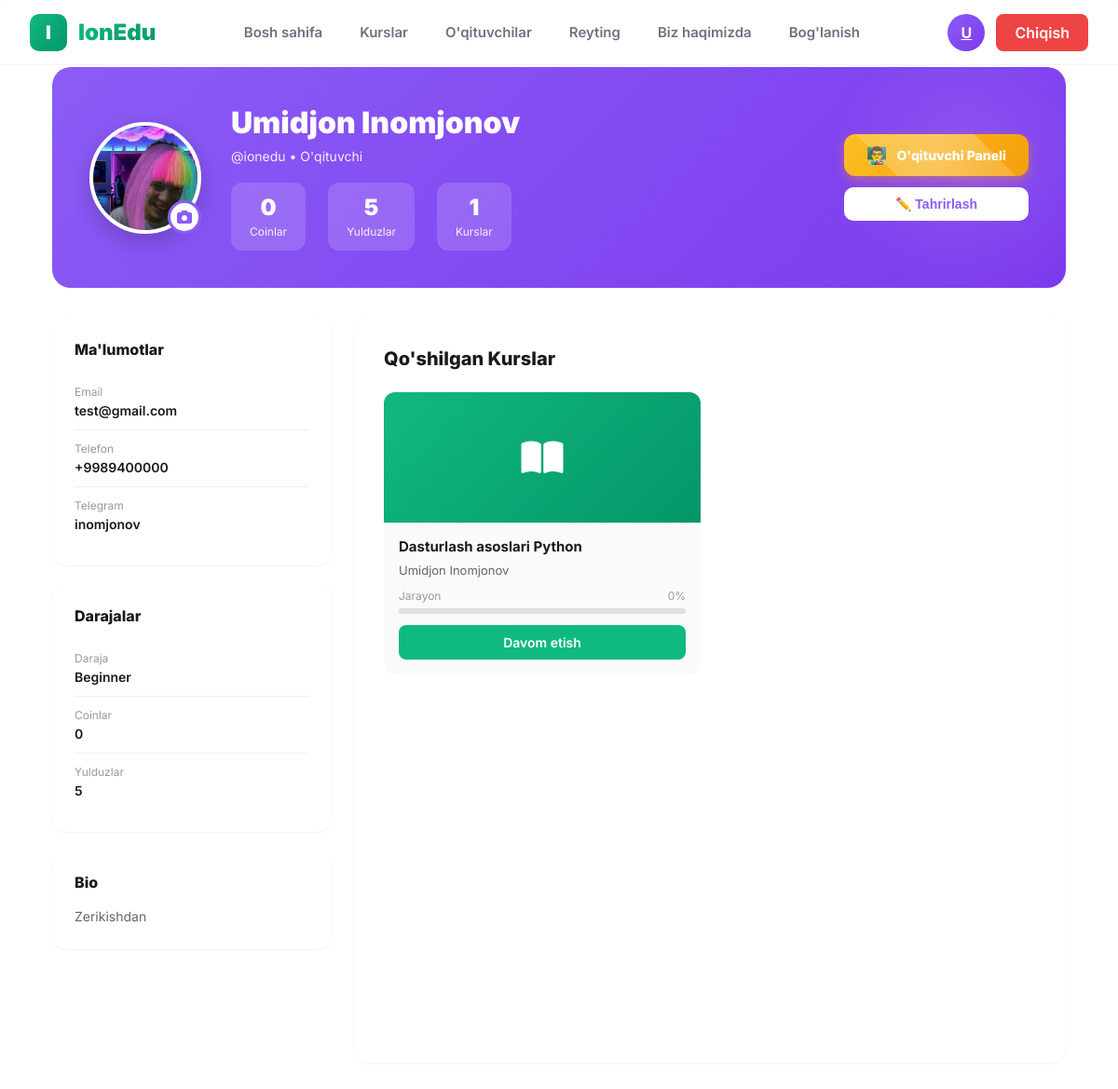
/profile/ (signed in), run on the app's committed database.
### front/models.py (models this page shows, shortened)
class CustomUser(AbstractUser):
    user_type = models.CharField(max_length=10, choices=UserType.choices, default=UserType.STUDENT)
    bio = models.TextField(blank=True, null=True)
    profile_picture = models.ImageField(upload_to='profile_pics/', blank=True, null=True)
    date_of_birth = models.DateField(blank=True, null=True)
    telegram_username = models.CharField(max_length=50, blank=True, null=True)
    phone_number = models.CharField(max_length=20, blank=True, null=True)
    coins = models.PositiveIntegerField(default=0)
    stars = models.PositiveSmallIntegerField(default=0)
    level = models.CharField(max_length=15, choices=UserLevel.choices, default=UserLevel.BEGINNER)
    rating = models.FloatField(default=0.0, validators=[MinValueValidator(0.0), MaxValueValidator(5.0)])
    total_ratings = models.PositiveIntegerField(default=0)
    specialization = models.CharField(max_length=255, blank=True, null=True)
    experience_years = models.PositiveIntegerField(default=0)
    created_at = models.DateTimeField(auto_now_add=True)
    class Meta:
        indexes = [
            models.Index(fields=["user_type"]),
            models.Index(fields=["level"]),
            models.Index(fields=["rating"])
        ]
        verbose_name = "Foydalanuvchi"
        verbose_name_plural = "Foydalanuvchilar"

class CourseStudent(models.Model):
    user = models.ForeignKey(CustomUser, on_delete=models.CASCADE, related_name='enrolled_courses')
    course = models.ForeignKey(Course, on_delete=models.CASCADE, related_name='students')
    enrolled_at = models.DateTimeField(auto_now_add=True)
    class Meta:
        unique_together = ('user', 'course')
        indexes = [models.Index(fields=['course']), models.Index(fields=['user'])]
        verbose_name = "Kurs talaba"
        verbose_name_plural = "Kurs talabalar"

class Course(models.Model):
    TYPE_OPEN = 'open'
    TYPE_CLOSED = 'closed'
    TYPE_CHOICES = [(TYPE_OPEN, 'Open'), (TYPE_CLOSED, 'Closed')]
    background_image = models.ImageField(upload_to='course_backgrounds/', blank=True, null=True)
    title = models.CharField(max_length=255)
    subject = models.CharField(max_length=255, null=True, blank=True)
    grade = models.CharField(max_length=50, null=True, blank=True)
    description = models.TextField(blank=True)
    type = models.CharField(max_length=10, choices=TYPE_CHOICES, default=TYPE_OPEN)
    category = models.ForeignKey(CourseCategory, on_delete=models.SET_NULL, null=True, blank=True, related_name='courses')
    teacher = models.ForeignKey(CustomUser, on_delete=models.CASCADE, related_name='courses')
    created_at = models.DateTimeField(auto_now_add=True)
    updated_at = models.DateTimeField(auto_now=True)
    class Meta:
        ordering = ['-created_at']
        indexes = [models.Index(fields=['teacher']), models.Index(fields=['type'])]
        verbose_name = "Kurs"
        verbose_name_plural = "Kurslar"

### front/views.py (the view)
# urls.py: path('profile/', views.profile, name='profile'),
@login_required(login_url='student:login')
def profile(request):
    user = request.user
    enrolled_courses = CourseStudent.objects.filter(user=user).select_related('course', 'course__teacher')
    context = {
        'user': user,
        'enrolled_courses': enrolled_courses,
    }
    return render(request, 'student/profile.html', context)

### templates/student/profile.html (shortened to what this page needs)
{% extends 'student/base.html' %}
{% block content %}
<div class="page">
    <div class="profile-header">
        <div class="avatar-section">
            <div class="avatar">
                {% if user.profile_picture %}
                <img src="{{ user.profile_picture.url }}" alt="{{ user.get_full_name }}">
                {% else %}
                <div class="avatar-initials">
                    {{ user.first_name.0|upper }}{{ user.last_name.0|upper|default:'' }}
                </div>
                {% endif %}
            </div>
            <label class="avatar-upload">
                <i class="fas fa-camera"></i>
            </label>
        </div>
        <div class="profile-info">
            <h1 class="profile-name">{{ user.get_full_name|default:user.username }}</h1>
            <div class="profile-meta">
                @{{ user.username }} •
                {% if user.user_type == 'teacher' %}O'qituvchi{% else %}Talaba{% endif %}
            </div>
            <div class="profile-stats">
                <div class="stat">
                    <span class="stat-num">{{ user.coins|default:0 }}</span>
                    <span class="stat-label">Coinlar</span>
                </div>
                <div class="stat">
                    <span class="stat-num">{{ user.stars|default:0 }}</span>
                    <span class="stat-label">Yulduzlar</span>
                </div>
                <div class="stat">
                    <span class="stat-num">{{ enrolled_courses.count|default:0 }}</span>
                    <span class="stat-label">Kurslar</span>
                </div>
            </div>
        </div>
        <div class="header-actions">
            {% if user.user_type == 'teacher' %}
            <a href="{% url 'teacher:dashboard' %}" class="btn-teacher-panel">
                <span class="icon">👨‍🏫</span>
                O'qituvchi Paneli
            </a>
            {% endif %}
            <button class="btn-edit" onclick="openModal()">
                ✏️ Tahrirlash
            </button>
        </div>
    </div>
    <div class="content-grid">
        <aside class="sidebar">
            <div class="card">
                <h3 class="card-title">Ma'lumotlar</h3>
                <div class="info-item">
                    <div class="info-label">Email</div>
                    <div class="info-value">{{ user.email|default:"-" }}</div>
                </div>
                <div class="info-item">
                    <div class="info-label">Telefon</div>
                    <div class="info-value">{{ user.phone_number|default:"-" }}</div>
                </div>
                <div class="info-item">
                    <div class="info-label">Telegram</div>
                    <div class="info-value">{{ user.telegram_username|default:"-" }}</div>
                </div>
            </div>
            <div class="card">
                <h3 class="card-title">Darajalar</h3>
                <div class="info-item">
                    <div class="info-label">Daraja</div>
                    <div class="info-value">{{ user.get_level_display|default:"Beginner" }}</div>
                </div>
                <div class="info-item">
                    <div class="info-label">Coinlar</div>
                    <div class="info-value">{{ user.coins|default:0 }}</div>
                </div>
                <div class="info-item">
                    <div class="info-label">Yulduzlar</div>
                    <div class="info-value">{{ user.stars|default:0 }}</div>
                </div>
            </div>
            {% if user.bio %}
            <div class="card">
                <h3 class="card-title">Bio</h3>
                <p style="font-size: 14px; color: #666; line-height: 1.6;">
                    {{ user.bio }}
                </p>
            </div>
            {% endif %}
        </aside>
        <main class="main-content">
            <h2 class="section-title">Qo'shilgan Kurslar</h2>
            {% if enrolled_courses %}
            <div class="courses-grid">
                {% for enrollment in enrolled_courses %}
                <div class="course-card">
                    <div class="course-image">
                        {% if enrollment.course.background_image %}
                        <img src="{{ enrollment.course.background_image.url }}" alt="{{ enrollment.course.title }}">
                        {% else %}
                        <i class="fas fa-book-open"></i>
                        {% endif %}
                    </div>
                    <div class="course-body">
                        <h4 class="course-title">{{ enrollment.course.title }}</h4>
                        <div class="course-teacher">
                            {{ enrollment.course.teacher.get_full_name }}
                        </div>
                        <div class="course-progress">
                            <div class="progress-header">
                                <span>Jarayon</span>
                                <span>0%</span>
                            </div>
                            <div class="progress-bar">
                            </div>
                        </div>
                        <a href="{% url 'student:course_detail' enrollment.course.id %}" class="btn-continue">
                            Davom etish
                        </a>
                    </div>
                </div>
                {% endfor %}
            </div>
            {% endif %}
        </main>
    </div>
</div>
{% endblock %}

### templates/student/base.html (shortened to what this page needs)
{% load static %}
<!DOCTYPE html>
<html lang="uz">
<head>
    <link rel="stylesheet" href="https://cdnjs.cloudflare.com/ajax/libs/font-awesome/6.5.1/css/all.min.css">
</head>
<body>
    <nav class="navbar">
        <div class="nav-container">
            <a href="{% url 'student:home' %}" class="logo">
                <div class="logo-icon">I</div>
                <span class="logo-text">IonEdu</span>
            </a>
            <div class="nav-links" id="navLinks">
                <a href="{% url 'student:home' %}" class="nav-link {% if request.resolver_match.url_name == 'home' %}active{% endif %}">
                    Bosh sahifa
                </a>
                <a href="{% url 'student:courses' %}" class="nav-link {% if 'courses' in request.path %}active{% endif %}">
                    Kurslar
                </a>
                <a href="{% url 'student:teachers' %}" class="nav-link {% if 'teachers' in request.path %}active{% endif %}">
                    O'qituvchilar
                </a>
                <a href="{% url 'student:rating' %}" class="nav-link {% if request.resolver_match.url_name == 'rating' %}active{% endif %}">
                    Reyting
                </a>
                <a href="{% url 'student:about' %}" class="nav-link {% if request.resolver_match.url_name == 'about' %}active{% endif %}">
                    Biz haqimizda
                </a>
                <a href="{% url 'student:contact' %}" class="nav-link {% if request.resolver_match.url_name == 'contact' %}active{% endif %}">
                    Bog'lanish
                </a>
            </div>
            <div class="nav-user">
                {% if user.is_authenticated %}
                    <a href="{% url 'student:profile' %}" class="user-avatar">
                        {{ user.first_name.0|upper|default:'U' }}
                    </a>
                    <a href="{% url 'student:logout' %}" class="user-btn" style="background: #ef4444;">
                        Chiqish
                    </a>
                {% else %}
                    <a href="{% url 'student:login' %}" class="user-btn">
                        Kirish
                    </a>
                {% endif %}
            </div>
        </div>
    </nav>
    <main class="main-content">
        {% block content %}{% endblock %}
    </main>
</body>
</html>

### templates/student/base.html (style rules this page uses)
* { margin: 0; padding: 0; box-sizing: border-box; }
:root { --primary: #10b981; --primary-dark: #059669; --gray-50: #f9fafb; --gray-100: #f3f4f6; --gray-900: #111827; }
body { font-family: 'Inter', sans-serif; background: var(--gray-50); color: var(--gray-900); }
.navbar { position: fixed; top: 0; left: 0; right: 0; height: 70px; background: rgba(255, 255, 255, 0.8); backdrop-filter: blur(20px); border-bottom: 1px solid rgba(0, 0, 0, 0.05); z-index: 1000; }
.nav-container { max-width: 1400px; margin: 0 auto; height: 100%; padding: 0 32px; display: flex; align-items: center; justify-content: space-between; }
.logo { display: flex; align-items: center; gap: 12px; text-decoration: none; }
.logo-icon { width: 40px; height: 40px; background: linear-gradient(135deg, var(--primary), var(--primary-dark)); border-radius: 10px; display: flex; align-items: center; justify-content: center; color: white; font-weight: 900; font-size: 20px; }
.logo-text { font-size: 24px; font-weight: 900; background: linear-gradient(135deg, var(--primary), var(--primary-dark)); -webkit-background-clip: text; -webkit-text-fill-color: transparent; }
.nav-links { display: flex; gap: 8px; }
.nav-link { padding: 10px 16px; color: #6b7280; text-decoration: none; font-weight: 600; border-radius: 8px; transition: all 0.2s; font-size: 15px; }
.nav-user { display: flex; align-items: center; gap: 12px; }
.user-btn { padding: 10px 20px; background: linear-gradient(135deg, var(--primary), var(--primary-dark)); color: white; border: none; border-radius: 8px; font-weight: 600; cursor: pointer; text-decoration: none; transition: all 0.2s; }
.user-avatar { width: 40px; height: 40px; background: linear-gradient(135deg, #8b5cf6, #7c3aed); border-radius: 50%; display: flex; align-items: center; justify-content: center; color: white; font-weight: 700; cursor: pointer; }
.main-content { padding-top: 70px; min-height: 100vh; }

### data on the page
CustomUser: first_name.0 "U", profile_picture (picture), get_full_name "Umidjon Inomjonov", username "ionedu", coins "0", stars "5", email "test@gmail.com", phone_number "+9989400000", telegram_username "inomjonov", level "Beginner", bio "Zerikishdan"
CourseStudent: course "Dasturlash asoslari Python", course.teacher.get_full_name "Umidjon Inomjonov"

### other printed values
{{ enrolled_courses.count|default:0 }} "1"
